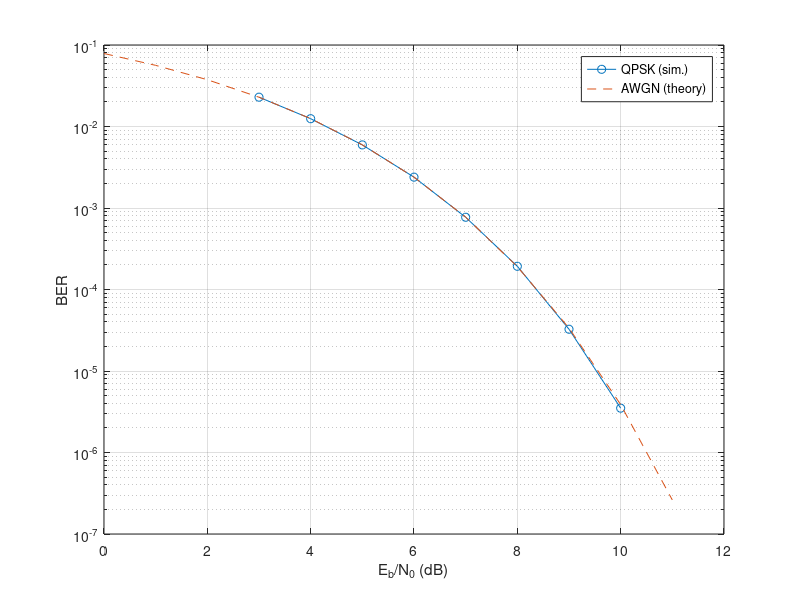

The MATLAB script that drew this image:
%%% example4class

LUT = [-1-1i; -1+1i; 1-1i; 1+1i];
SNR = 3:10;
ber = zeros(size(SNR));
its = 100;

for idx = 1:length(SNR)
    snr = 10^(0.1*SNR(idx));
    nvar = 0.5/snr;
    nstd = sqrt(nvar);
    err_cnt = 0;
    total_bits = 0;
    for idx2 = 1:its
        ii = randi([0 3],100000,1);
        I = LUT(ii+1);
        y = I + nstd*(randn(size(I))+1i*randn(size(I)));
        err_cnt = err_cnt + sum(sign(real(y)) ~= real(I));
        total_bits = total_bits + length(I);
        err_cnt = err_cnt + sum(sign(imag(y)) ~= imag(I));
        total_bits = total_bits + length(I);
    end
    ber(idx) = err_cnt/total_bits;
    fprintf(1,'SNR = %f dB, BER = %e\n',SNR(idx),ber(idx));
end

tX = 0:11;
tx = 10.^(0.1*tX);
ty = qfunc(sqrt(2*tx));
figure(776); clf;
semilogy(SNR,ber,'o-',tX,ty,'--'); grid on;
xlabel('E_b/N_0 (dB)');
ylabel('BER');
legend('QPSK (sim.)','AWGN (theory)');
